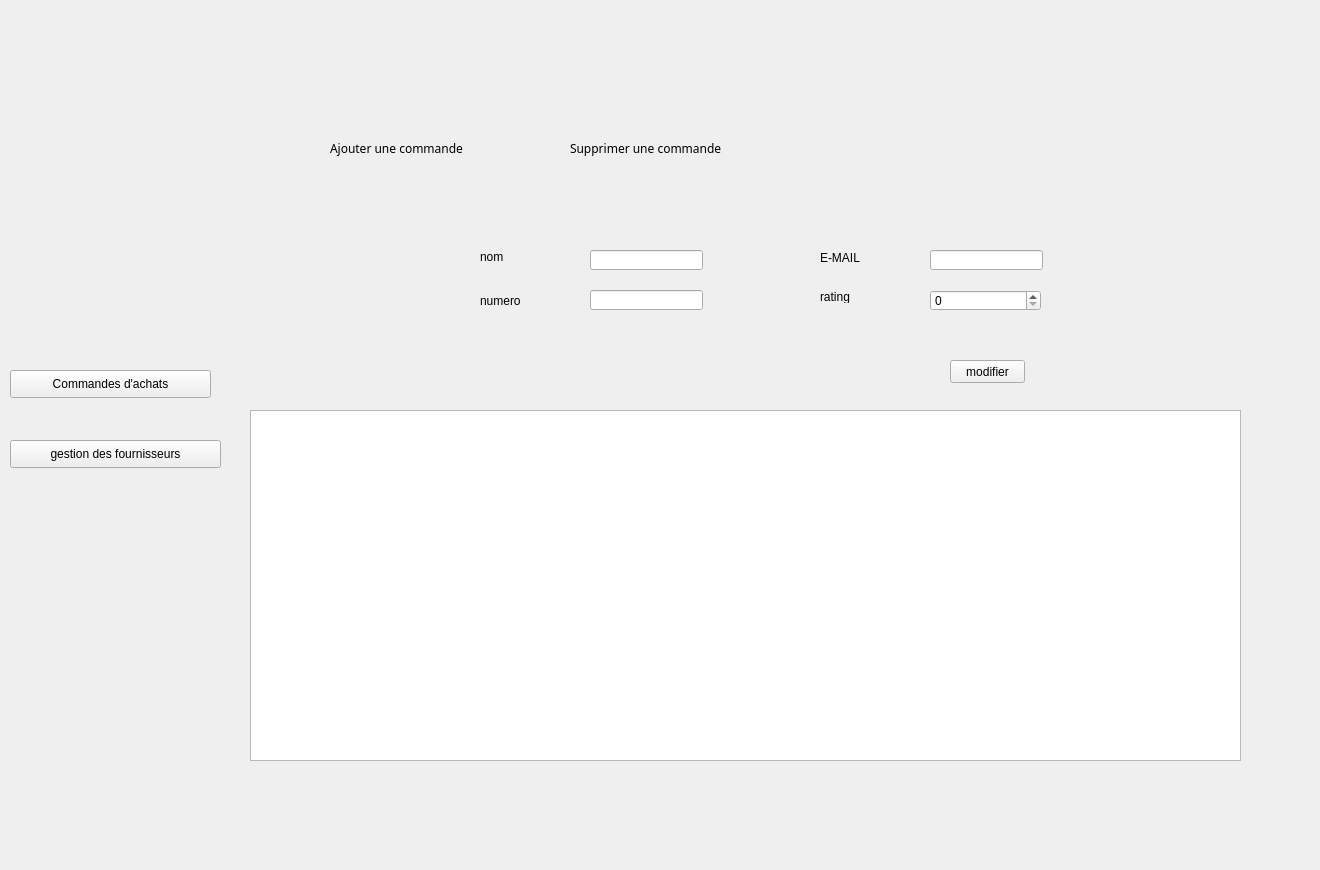
    <widget class="QWidget" name="page_22">
     <widget class="QLabel" name="label_421">
      <property name="geometry">
       <rect>
        <x>-20</x>
        <y>-20</y>
        <width>1311</width>
        <height>861</height>
       </rect>
      </property>
      <property name="text">
       <string/>
      </property>
      <property name="pixmap">
       <pixmap>../../Desktop/anglais/projet c++ design/bg2.png</pixmap>
      </property>
      <property name="scaledContents">
       <bool>true</bool>
      </property>
     </widget>
     <widget class="QLabel" name="label_109">
      <property name="geometry">
       <rect>
        <x>820</x>
        <y>290</y>
        <width>47</width>
        <height>13</height>
       </rect>
      </property>
      <property name="text">
       <string>rating</string>
      </property>
     </widget>
     <widget class="QPushButton" name="pushButton_9">
      <property name="geometry">
       <rect>
        <x>950</x>
        <y>360</y>
        <width>75</width>
        <height>23</height>
       </rect>
      </property>
      <property name="text">
       <string>modifier</string>
      </property>
     </widget>
     <widget class="QLineEdit" name="lineEdit_9">
      <property name="geometry">
       <rect>
        <x>590</x>
        <y>250</y>
        <width>113</width>
        <height>20</height>
       </rect>
      </property>
     </widget>
     <widget class="QSpinBox" name="spinBox_2">
      <property name="geometry">
       <rect>
        <x>930</x>
        <y>290</y>
        <width>111</width>
        <height>21</height>
       </rect>
      </property>
     </widget>
     <widget class="QLineEdit" name="lineEdit_10">
      <property name="geometry">
       <rect>
        <x>590</x>
        <y>290</y>
        <width>113</width>
        <height>20</height>
       </rect>
      </property>
     </widget>
     <widget class="QLineEdit" name="lineEdit_11">
      <property name="geometry">
       <rect>
        <x>930</x>
        <y>250</y>
        <width>113</width>
        <height>20</height>
       </rect>
      </property>
     </widget>
     <widget class="QLabel" name="label_110">
      <property name="geometry">
       <rect>
        <x>480</x>
        <y>290</y>
        <width>61</width>
        <height>21</height>
       </rect>
      </property>
      <property name="text">
       <string>numero</string>
      </property>
     </widget>
     <widget class="QLabel" name="label_111">
      <property name="geometry">
       <rect>
        <x>820</x>
        <y>250</y>
        <width>51</width>
        <height>16</height>
       </rect>
      </property>
      <property name="text">
       <string>E-MAIL</string>
      </property>
     </widget>
     <widget class="QLabel" name="label_112">
      <property name="geometry">
       <rect>
        <x>480</x>
        <y>250</y>
        <width>47</width>
        <height>13</height>
       </rect>
      </property>
      <property name="text">
       <string>nom</string>
      </property>
     </widget>
     <widget class="QTableView" name="tabfournisseu">
      <property name="geometry">
       <rect>
        <x>250</x>
        <y>410</y>
        <width>991</width>
        <height>351</height>
       </rect>
      </property>
      <property name="cursor" stdset="0">
       <cursorShape>WaitCursor</cursorShape>
      </property>
     </widget>
     <widget class="QPushButton" name="suprimmm_7">
      <property name="geometry">
       <rect>
        <x>470</x>
        <y>130</y>
        <width>121</width>
        <height>41</height>
       </rect>
      </property>
      <property name="styleSheet">
       <string notr="true">QPushButton {
	font-weight: 500;
	text-align: center;
    vertical-align: middle;
	background-color: transparent;
	padding: 5px 15px 15px 20px;
    color: #fff;
	font-size: 11px;
	border : 0;
	border-right: 3px solid transparent;
 	background-position: center top;
    background-repeat: no-repeat;
    background-origin: content;
    background-image: url(&quot;C:/Users/hp/Desktop/anglais/projet c++ design/minus1.png&quot;);
}

QPushButton:hover {
	color: #ffffff;
	font-weight: 500;
	background-image: url(&quot;C:/Users/hp/Desktop/anglais/projet c++ design/minus2.png&quot;);
}</string>
      </property>
      <property name="text">
       <string/>
      </property>
      <property name="autoDefault">
       <bool>false</bool>
      </property>
      <property name="default">
       <bool>true</bool>
      </property>
      <property name="flat">
       <bool>false</bool>
      </property>
     </widget>
     <widget class="QLabel" name="label_422">
      <property name="geometry">
       <rect>
        <x>570</x>
        <y>140</y>
        <width>181</width>
        <height>16</height>
       </rect>
      </property>
      <property name="font">
       <font>
        <family>Montserrat Alternates</family>
       </font>
      </property>
      <property name="text">
       <string>Supprimer une commande</string>
      </property>
     </widget>
     <widget class="QPushButton" name="pushButton_ajout_7">
      <property name="geometry">
       <rect>
        <x>270</x>
        <y>130</y>
        <width>61</width>
        <height>41</height>
       </rect>
      </property>
      <property name="styleSheet">
       <string notr="true">QPushButton {
	font-weight: 500;
	text-align: center;
    vertical-align: middle;
	background-color: transparent;
	padding: 5px 15px 15px 20px;
    color: #fff;
	font-size: 11px;
	border : 0;
	border-right: 3px solid transparent;
 	background-position: center top;
    background-repeat: no-repeat;
    background-origin: content;
    background-image: url(&quot;C:/Users/hp/Desktop/anglais/projet c++ design/ajouter1.png&quot;);
}

QPushButton:hover {
	color: #ffffff;
	font-weight: 500;
	background-image: url(&quot;C:/Users/hp/Desktop/anglais/projet c++ design/ajouter2.png&quot;);
}</string>
      </property>
      <property name="text">
       <string/>
      </property>
      <property name="flat">
       <bool>true</bool>
      </property>
     </widget>
     <widget class="QLabel" name="label_423">
      <property name="geometry">
       <rect>
        <x>330</x>
        <y>140</y>
        <width>161</width>
        <height>16</height>
       </rect>
      </property>
      <property name="font">
       <font>
        <family>Montserrat Alternates</family>
       </font>
      </property>
      <property name="text">
       <string>Ajouter une commande</string>
      </property>
     </widget>
     <widget class="QPushButton" name="pushButton_3">
      <property name="geometry">
       <rect>
        <x>10</x>
        <y>440</y>
        <width>211</width>
        <height>28</height>
       </rect>
      </property>
      <property name="text">
       <string>gestion des fournisseurs</string>
      </property>
     </widget>
     <widget class="QPushButton" name="pushButton_6">
      <property name="geometry">
       <rect>
        <x>10</x>
        <y>370</y>
        <width>201</width>
        <height>28</height>
       </rect>
      </property>
      <property name="text">
       <string>Commandes d'achats</string>
      </property>
     </widget>
    </widget>
